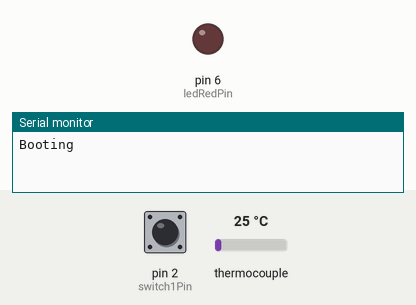
Recording of a sketch running on a simulated Arduino Uno, built with avr-gcc and run on an emulated ATmega328P. Shown: output pins drawn as LEDs (lit = HIGH), the last lines printed to the serial monitor. The inputs (shaded band) are chosen by the test bench; at power-on: pin 2 (switch1Pin) HIGH, thermocouple 25 °C. Pins used as bus, display or sensor lines are not drawn.

Above: at 3.2 s.
3.3 s: pin 2 (switch1Pin) pulled LOW for 0.15 s
At 4.1 s:
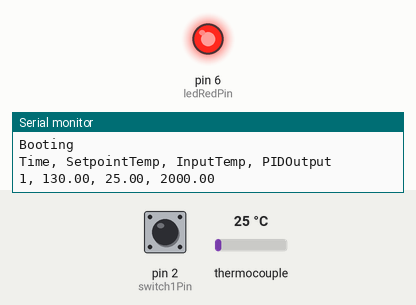
7.5 s: thermocouple set to 150 °C
At 9.0 s:
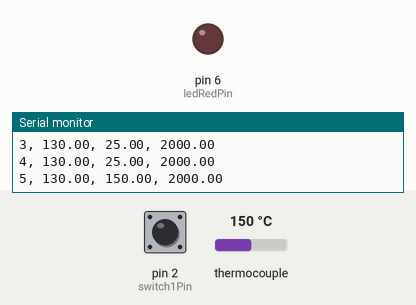
9.9 s: thermocouple set to 6 °C
13.9 s: thermocouple set to 225 °C
At 14.8 s:
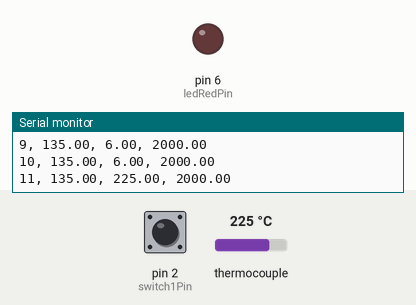
Timing chart, 0 to 16.9 s (numbered marks = the images above; inputs shaded):
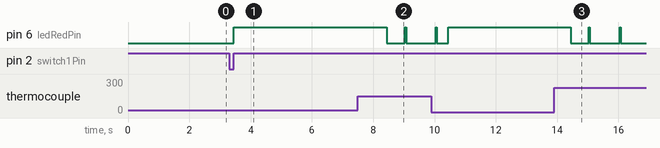

The sketch:

Reflow_controller_v1.ino
```cpp
// (licence header left out)
// ***** INCLUDES *****
#include <SoftwareSerial.h>
#include <SPI.h>

// #include <MAX31855.h> // https://github.com/rocketscream/MAX31855
#include <Adafruit_MAX31855.h> // https://github.com/adafruit/Adafruit-MAX31855-library

#include <PID_v1.h> // https://github.com/br3ttb/Arduino-PID-Library/

// ***** TYPE DEFINITIONS *****
typedef enum REFLOW_STATE
{
  REFLOW_STATE_IDLE,
  REFLOW_STATE_PREHEAT,
  REFLOW_STATE_SOAK,
  REFLOW_STATE_REFLOW,
  REFLOW_STATE_COOL,
  REFLOW_STATE_COMPLETE,
	REFLOW_STATE_TOO_HOT,
  REFLOW_STATE_ERROR
} reflowState_t;

typedef enum REFLOW_STATUS
{
  REFLOW_STATUS_OFF,
  REFLOW_STATUS_ON
} reflowStatus_t;

typedef	enum SWITCH
{
	SWITCH_NONE,
	SWITCH_1,
	SWITCH_2
}	switch_t;

typedef enum DEBOUNCE_STATE
{
  DEBOUNCE_STATE_IDLE,
  DEBOUNCE_STATE_CHECK,
  DEBOUNCE_STATE_RELEASE
} debounceState_t;

// ***** CONSTANTS *****
#define TEMPERATURE_ROOM 50
#define TEMPERATURE_SOAK_MIN 130	// lead-free ~150C, leaded ~130C
#define TEMPERATURE_SOAK_MAX 180	// lead-free ~200C, leaded ~180C
#define TEMPERATURE_REFLOW_MAX 225 // lead-free ~250C, leaded ~225C
#define TEMPERATURE_COOL_MIN 100
#define SENSOR_SAMPLING_TIME 1000
#define SOAK_TEMPERATURE_STEP 5
#define SOAK_MICRO_PERIOD 9000
#define DEBOUNCE_PERIOD_MIN 50

// ***** PID PARAMETERS *****
// ***** PRE-HEAT STAGE *****
#define PID_KP_PREHEAT 100		// default 100
#define PID_KI_PREHEAT 0.025 	// default 0.025
#define PID_KD_PREHEAT 20 		// default 20
// ***** SOAKING STAGE *****
#define PID_KP_SOAK 300 		// default 300
#define PID_KI_SOAK 0.05 		// default 0.05
#define PID_KD_SOAK 250 		// default 250
// ***** REFLOW STAGE *****
#define PID_KP_REFLOW 300 		// default 300
#define PID_KI_REFLOW 0.05  	//default 0.05
#define PID_KD_REFLOW 350		// default 350
#define PID_SAMPLE_TIME 1000	//default 1000


// ***** LCD MESSAGES *****
const char* lcdMessagesReflowStatus[] = {
  "Press start butt",
  "Pre-heat",
  "Soak",
  "Reflow",
  "Cool",
  "Complete",
  "Wait,hot",
  "Error"
};

// ***** DEGREE SYMBOL FOR LCD *****
unsigned char degree[8]  = {
  140,146,146,140,128,128,128,128};

// ***** PIN ASSIGNMENT *****
// Pin assignments altered to go with Luke's
// Reflow_board_v1 designed in Eagle 2015-06-06

int ssrPin = 5; // Arduino pin D5
int thermocoupleSOPin = 12; // MISO
int thermocoupleCSPin = 10; // Chip Select
int thermocoupleCLKPin = 13; // SCK pin for SPI
int ledRedPin = 6; // LED on Arduino pin D6
int switch1Pin = 2; // Button1 on Arduino pin D2 (aka INT0)


// ***** PID CONTROL VARIABLES *****
double setpoint;
double input;
double output;
double kp = PID_KP_PREHEAT;
double ki = PID_KI_PREHEAT;
double kd = PID_KD_PREHEAT;
int windowSize;
unsigned long windowStartTime;
unsigned long nextCheck;
unsigned long nextRead;
unsigned long timerSoak;
unsigned long buzzerPeriod;
// Reflow oven controller state machine state variable
reflowState_t reflowState;
// Reflow oven controller status
reflowStatus_t reflowStatus;
// Switch debounce state machine state variable
debounceState_t debounceState;
// Switch debounce timer
long lastDebounceTime;
// Switch press status
switch_t switchStatus;
// Seconds timer
int timerSeconds;

int roundSet; // variable for rounded-off setpoint temperature

// Specify PID control interface
PID reflowOvenPID(&input, &output, &setpoint, kp, ki, kd, DIRECT);

// Settings for SoftwareSerial to talk to Sparkfun SerialLCD 16x2 connected
// to Arduino pin D3.
SoftwareSerial LCD(4,3); // pin3 = TX to LCD RX pin, pin4 = RX (unused)


// Rocketscream Max31855 library
// MAX31855 thermocouple(thermocoupleSOPin, thermocoupleCSPin, thermocoupleCLKPin);
// Adafruit Max31855 library
Adafruit_MAX31855 thermocouple(thermocoupleCLKPin, thermocoupleCSPin, thermocoupleSOPin);

void setup()
{
  // SSR pin initialization to ensure reflow oven is off
  digitalWrite(ssrPin, LOW);
  pinMode(ssrPin, OUTPUT);

  // Serial communication at 57600 bps
  Serial.begin(57600);
  Serial.println(F("Booting"));
  // LED pins initialization and turn on upon start-up (active high)
  pinMode(ledRedPin, OUTPUT);
  digitalWrite(ledRedPin, LOW); // turn LED off if SSR is off
  // Button pin initialization
  pinMode(switch1Pin, INPUT_PULLUP);


  LCD.begin(9600); // setup software serial to talk to Sparkfun serial LCD
  delay(1000); // let LCD boot up
  clearScreen();
  backlight(157); // turn backlight on full
  delay(10);
  LCD.print(F("Reflow"));
  selectLineTwo();
  LCD.print(F("Controller"));
  delay(1000);
  clearScreen();

  // Set window size
  windowSize = 2000;
  // Initialize time keeping variable
  nextCheck = millis();
  // Initialize thermocouple reading variable
  nextRead = millis();
}

void loop()
{
  // Current time
  unsigned long now;

  // Time to read thermocouple?
  if (millis() > nextRead)
  {
    // Read thermocouple next sampling period
    nextRead += SENSOR_SAMPLING_TIME;
    // Read current temperature
	// input = thermocouple.readThermocouple(CELSIUS); // rocketscream library
	input = thermocouple.readCelsius(); // Adafruit library


    // If thermocouple problem detected
	if(isnan(input)) {
    //  Illegal operation
      reflowState = REFLOW_STATE_ERROR;
      reflowStatus = REFLOW_STATUS_OFF;
    }
  }

  if (millis() > nextCheck)
  {
    // Check input in the next seconds
    nextCheck += 1000;
    // If reflow process is on going
    if (reflowStatus == REFLOW_STATUS_ON)
    {
      // Toggle red LED on to show relay is powered on
      digitalWrite(ledRedPin, HIGH);
      // Increase seconds timer for reflow curve analysis
      timerSeconds++;
      // Send temperature and time stamp to serial
      Serial.print(timerSeconds);
      Serial.print(", ");
      Serial.print(setpoint); // Target temperature
      Serial.print(", ");
      Serial.print(input); // Temperature value from MAX31855
      Serial.print(", ");
      Serial.println(output); // output from PID calculation

    }
    else
    {
      // Turn off red LED
      digitalWrite(ledRedPin, LOW);
    }

    // Clear LCD
    clearScreen();
	selectLineOne();
	// Print current system state
	if (reflowState == REFLOW_STATE_IDLE) {
		// The idle state message is longer than the others,
		// so don't print setpoint temperature
		LCD.print(lcdMessagesReflowStatus[reflowState]);

	} else {
		// Print state and setpoint temperature
		LCD.print(lcdMessagesReflowStatus[reflowState]);
		LCD.print(F(" Set:"));
		roundSet = (int)setpoint; // round off setpoint to nearest degree
		LCD.print(roundSet);
	}
    selectLineTwo();
    // If currently in error state
    if (reflowState == REFLOW_STATE_ERROR)
    {
      // No thermocouple wire connected
      LCD.print("TC Error!");
    }
    else
    {
	  LCD.print(F("Temp: "));
      // Print current temperature
      LCD.print(input);
      LCD.print("C");
    }
  }

  // Reflow oven controller state machine
  switch (reflowState)
  {
  case REFLOW_STATE_IDLE:
		// If oven temperature is still above room temperature
		if (input >= TEMPERATURE_ROOM)
		{
			reflowState = REFLOW_STATE_TOO_HOT;
		}
		else
		{
			// If switch is pressed to start reflow process
			if (switchStatus == SWITCH_1)
			{
        // Send header for CSV file
        Serial.println(F("Time, SetpointTemp, InputTemp, PIDOutput"));
        // Initialize seconds timer for serial debug information
        timerSeconds = 0;
        // Initialize PID control window starting time
        windowStartTime = millis();
        // Ramp up to minimum soaking temperature
        setpoint = TEMPERATURE_SOAK_MIN;
        // Tell the PID to range between 0 and the full window size
        reflowOvenPID.SetOutputLimits(0, windowSize);
        reflowOvenPID.SetSampleTime(PID_SAMPLE_TIME);
        // Turn the PID on
        reflowOvenPID.SetMode(AUTOMATIC);
        // Proceed to preheat stage
        reflowState = REFLOW_STATE_PREHEAT;
      }
    }
    break;

  case REFLOW_STATE_PREHEAT:
    reflowStatus = REFLOW_STATUS_ON;
    // If minimum soak temperature is achieve
    if (input >= TEMPERATURE_SOAK_MIN)
    {
      // Chop soaking period into smaller sub-period
      timerSoak = millis() + SOAK_MICRO_PERIOD;
      // Set less agressive PID parameters for soaking ramp
      reflowOvenPID.SetTunings(PID_KP_SOAK, PID_KI_SOAK, PID_KD_SOAK);
      // Ramp up to first section of soaking temperature
      setpoint = TEMPERATURE_SOAK_MIN + SOAK_TEMPERATURE_STEP;
      // Proceed to soaking state
      reflowState = REFLOW_STATE_SOAK;
    }
    break;

  case REFLOW_STATE_SOAK:
    // If micro soak temperature is achieved
    if (millis() > timerSoak)
    {
      timerSoak = millis() + SOAK_MICRO_PERIOD;
      // Increment micro setpoint
      setpoint += SOAK_TEMPERATURE_STEP;
      if (setpoint > TEMPERATURE_SOAK_MAX)
      {
        // Set agressive PID parameters for reflow ramp
        reflowOvenPID.SetTunings(PID_KP_REFLOW, PID_KI_REFLOW, PID_KD_REFLOW);
        // Ramp up to first section of soaking temperature
        setpoint = TEMPERATURE_REFLOW_MAX;
        // Proceed to reflowing state
        reflowState = REFLOW_STATE_REFLOW;
      }
    }
    break;

  case REFLOW_STATE_REFLOW:
    // We need to avoid hovering at peak temperature for too long
    // Crude method that works like a charm and safe for the components
    if (input >= (TEMPERATURE_REFLOW_MAX - 5))
    {
      // Set PID parameters for cooling ramp
      reflowOvenPID.SetTunings(PID_KP_REFLOW, PID_KI_REFLOW, PID_KD_REFLOW);
      // Ramp down to minimum cooling temperature
      setpoint = TEMPERATURE_COOL_MIN;
      // Proceed to cooling state
      reflowState = REFLOW_STATE_COOL;
    }
    break;

  case REFLOW_STATE_COOL:
    // If minimum cool temperature is achieve
    if (input <= TEMPERATURE_COOL_MIN)
    {
		clearScreen();
		selectLineOne();
		LCD.print(F("Cooldown done"));
      // Turn off reflow process
      reflowStatus = REFLOW_STATUS_OFF;
      // Proceed to reflow Completion state
      reflowState = REFLOW_STATE_COMPLETE;
    }
    break;

  case REFLOW_STATE_COMPLETE:
    {
	  clearScreen();
	  selectLineOne();
	  LCD.print(F("Reflow complete"));
	  digitalWrite(ledRedPin, LOW);
      reflowState = REFLOW_STATE_IDLE;
    }
    break;

	case REFLOW_STATE_TOO_HOT:
		// If oven temperature drops below room temperature
		if (input < TEMPERATURE_ROOM)
		{
			// Ready to reflow
			reflowState = REFLOW_STATE_IDLE;
		}
		break;

  case REFLOW_STATE_ERROR:
    // If thermocouple problem is still present
	if (isnan(input))
    {
      // Wait until thermocouple wire is connected
      reflowState = REFLOW_STATE_ERROR;
    }
    else
    {
      // Clear to perform reflow process
      reflowState = REFLOW_STATE_IDLE;
    }
    break;
  }

  // If switch 1 is pressed
  if (switchStatus == SWITCH_1)
  {
    // If currently reflow process is on going
    if (reflowStatus == REFLOW_STATUS_ON)
    {
      // Button press is for cancelling
      // Turn off reflow process
      reflowStatus = REFLOW_STATUS_OFF;
      // Reinitialize state machine
      reflowState = REFLOW_STATE_IDLE;
    }
  }

  // Simple switch debounce state machine (for switch #1 (both analog & digital
	// switch supported))
  switch (debounceState)
  {
  case DEBOUNCE_STATE_IDLE:
    // No valid switch press
    switchStatus = SWITCH_NONE;
    // If switch #1 is pressed
	if (digitalRead(switch1Pin) == LOW)
	{
		// Intialize debounce counter
		lastDebounceTime = millis();
		// Proceed to check validity of button press
		debounceState = DEBOUNCE_STATE_CHECK;
	}
    break;

  case DEBOUNCE_STATE_CHECK:
	// If switch #1 is still pressed
	if (digitalRead(switch1Pin) == LOW)
	{
		// If minimum debounce period is completed
		if ((millis() - lastDebounceTime) > DEBOUNCE_PERIOD_MIN)
		{
			// Proceed to wait for button release
			debounceState = DEBOUNCE_STATE_RELEASE;
		}
	}
	// False trigger
	else
	{
		// Reinitialize button debounce state machine
		debounceState = DEBOUNCE_STATE_IDLE;
	}
    break;

  case DEBOUNCE_STATE_RELEASE:
	if (digitalRead(switch1Pin) == HIGH)
	{
      // Valid switch 1 press
      switchStatus = SWITCH_1;
      // Reinitialize button debounce state machine
      debounceState = DEBOUNCE_STATE_IDLE;
    }
    break;
  }

  // PID computation and SSR control
  if (reflowStatus == REFLOW_STATUS_ON)
  {
    now = millis();

    reflowOvenPID.Compute();

    if((now - windowStartTime) > windowSize)
    {
      // Time to shift the Relay Window
      windowStartTime += windowSize;
    }
    if(output > (now - windowStartTime)) {
		// Turn relay on to heat oven
		digitalWrite(ssrPin, HIGH);
		// Turn on LED to indicate oven is powered
		digitalWrite(ledRedPin, HIGH);
	} else {
		// Turn relay off to turn oven off
		digitalWrite(ssrPin, LOW);
		// Turn LED off to indicate oven is not powered
		digitalWrite(ledRedPin, LOW);
	}
  } else {
	// Reflow oven process is off, ensure oven is off
    digitalWrite(ssrPin, LOW);
	digitalWrite(ledRedPin, LOW);
  }
}

// ##############################################################
// Simple function to clear the Sparkfun serial LCD display
void clearScreen()
{
  //clears the screen, you will use this a lot!
  LCD.write(0xFE);
  LCD.write(0x01);
}
//-------------------------------------------------------------------------------------------
void selectLineOne()
{
  //puts the cursor at line 0 char 0.
  LCD.write(0xFE); //command flag
  LCD.write(128); //position
}
//-------------------------------------------------------------------------------------------
void selectLineTwo()
{
  //puts the cursor at line 0 char 0.
  LCD.write(0xFE); //command flag
  LCD.write(192); //position
}
//-------------------------------------------------------------------------------------------
void moveCursorRightOne()
{
  //moves the cursor right one space
  LCD.write(0xFE); //command flag
  LCD.write(20); // 0x14
}
//-------------------------------------------------------------------------------------------
void moveCursorLeftOne()
{
  //moves the cursor left one space
  LCD.write(0xFE); //command flag
  LCD.write(16); // 0x10
}

void backlight(byte val){
   // backlight values: 128 (Off) to 157 (fully on)
   LCD.write(0x7C); // command flag
   LCD.write(val); // backlight setting
}
```

Measured:
- after the input at 3.3 s, pin 6 (ledRedPin): LOW → HIGH after 0.15 s
- after the input at 7.5 s, pin 6 (ledRedPin): HIGH → LOW after 0.95 s, → HIGH 0.59 s later, → LOW 0.03 s later
- after the input at 13.9 s, pin 6 (ledRedPin): goes LOW 0.59 s, HIGH 0.03 s, LOW 0.97 s, HIGH 0.03 s, then LOW, starting after 0.55 s
